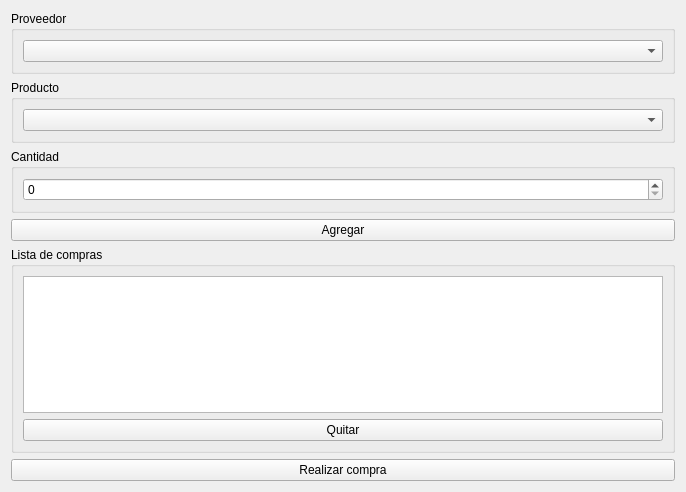
<?xml version="1.0" encoding="UTF-8"?>
<ui version="4.0">
 <class>F_Compra</class>
 <widget class="QWidget" name="F_Compra">
  <property name="geometry">
   <rect>
    <x>0</x>
    <y>0</y>
    <width>686</width>
    <height>492</height>
   </rect>
  </property>
  <property name="windowTitle">
   <string>Form</string>
  </property>
  <layout class="QVBoxLayout" name="verticalLayout">
   <item>
    <widget class="QGroupBox" name="groupBox">
     <property name="title">
      <string>Proveedor</string>
     </property>
     <layout class="QHBoxLayout" name="horizontalLayout">
      <item>
       <widget class="QComboBox" name="proveedor"/>
      </item>
     </layout>
    </widget>
   </item>
   <item>
    <widget class="QGroupBox" name="groupBox_2">
     <property name="title">
      <string>Producto</string>
     </property>
     <layout class="QHBoxLayout" name="horizontalLayout_2">
      <item>
       <widget class="QComboBox" name="producto"/>
      </item>
     </layout>
    </widget>
   </item>
   <item>
    <widget class="QGroupBox" name="groupBox_3">
     <property name="title">
      <string>Cantidad</string>
     </property>
     <layout class="QHBoxLayout" name="horizontalLayout_3">
      <item>
       <widget class="QSpinBox" name="cantidad"/>
      </item>
     </layout>
    </widget>
   </item>
   <item>
    <widget class="QPushButton" name="agregar">
     <property name="text">
      <string>Agregar</string>
     </property>
    </widget>
   </item>
   <item>
    <spacer name="verticalSpacer">
     <property name="orientation">
      <enum>Qt::Vertical</enum>
     </property>
     <property name="sizeHint" stdset="0">
      <size>
       <width>20</width>
       <height>40</height>
      </size>
     </property>
    </spacer>
   </item>
   <item>
    <widget class="QGroupBox" name="groupBox_4">
     <property name="title">
      <string>Lista de compras</string>
     </property>
     <layout class="QVBoxLayout" name="verticalLayout_2">
      <item>
       <widget class="QTableWidget" name="tableWidget">
        <property name="selectionBehavior">
         <enum>QAbstractItemView::SelectRows</enum>
        </property>
       </widget>
      </item>
      <item>
       <widget class="QPushButton" name="quitar">
        <property name="text">
         <string>Quitar</string>
        </property>
       </widget>
      </item>
     </layout>
    </widget>
   </item>
   <item>
    <spacer name="verticalSpacer_2">
     <property name="orientation">
      <enum>Qt::Vertical</enum>
     </property>
     <property name="sizeHint" stdset="0">
      <size>
       <width>20</width>
       <height>40</height>
      </size>
     </property>
    </spacer>
   </item>
   <item>
    <widget class="QPushButton" name="realizar_compra">
     <property name="text">
      <string>Realizar compra</string>
     </property>
    </widget>
   </item>
  </layout>
 </widget>
 <resources/>
 <connections/>
</ui>
